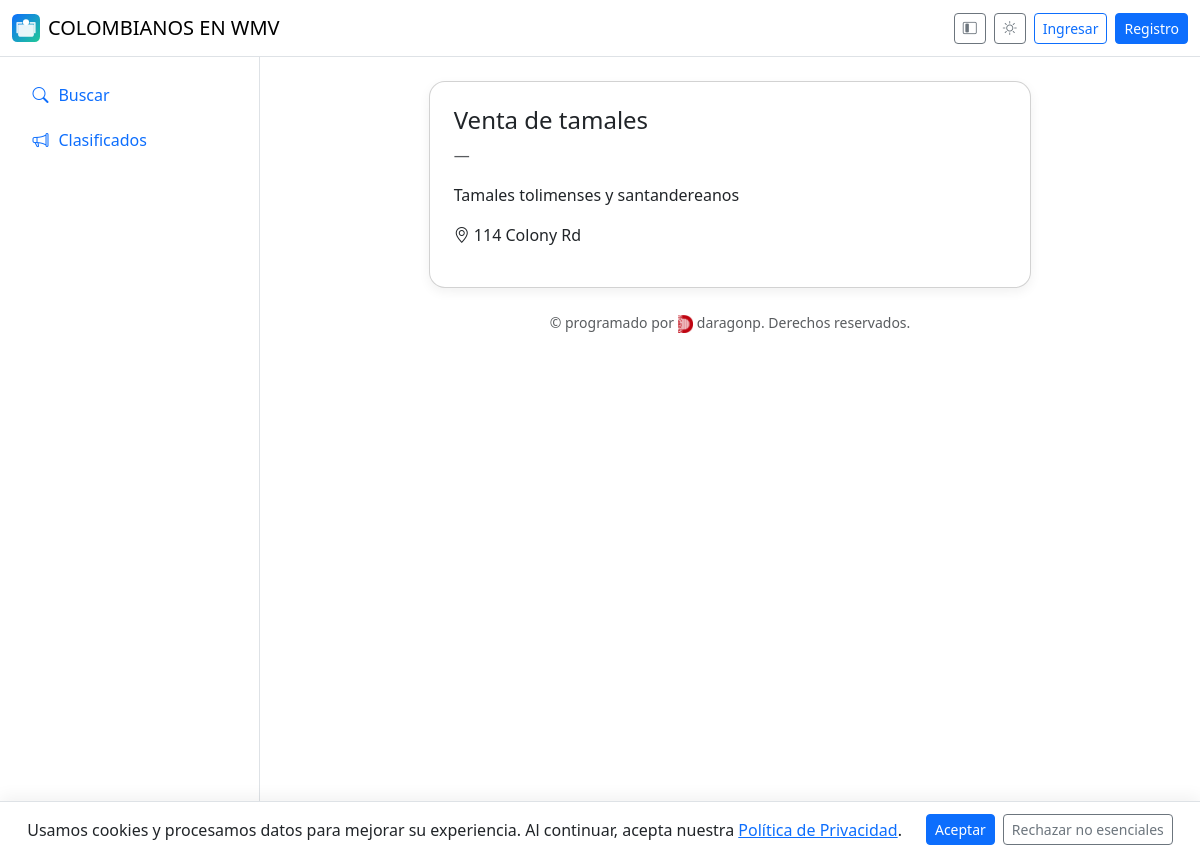
Before: /services/detail/1 with the older database file.
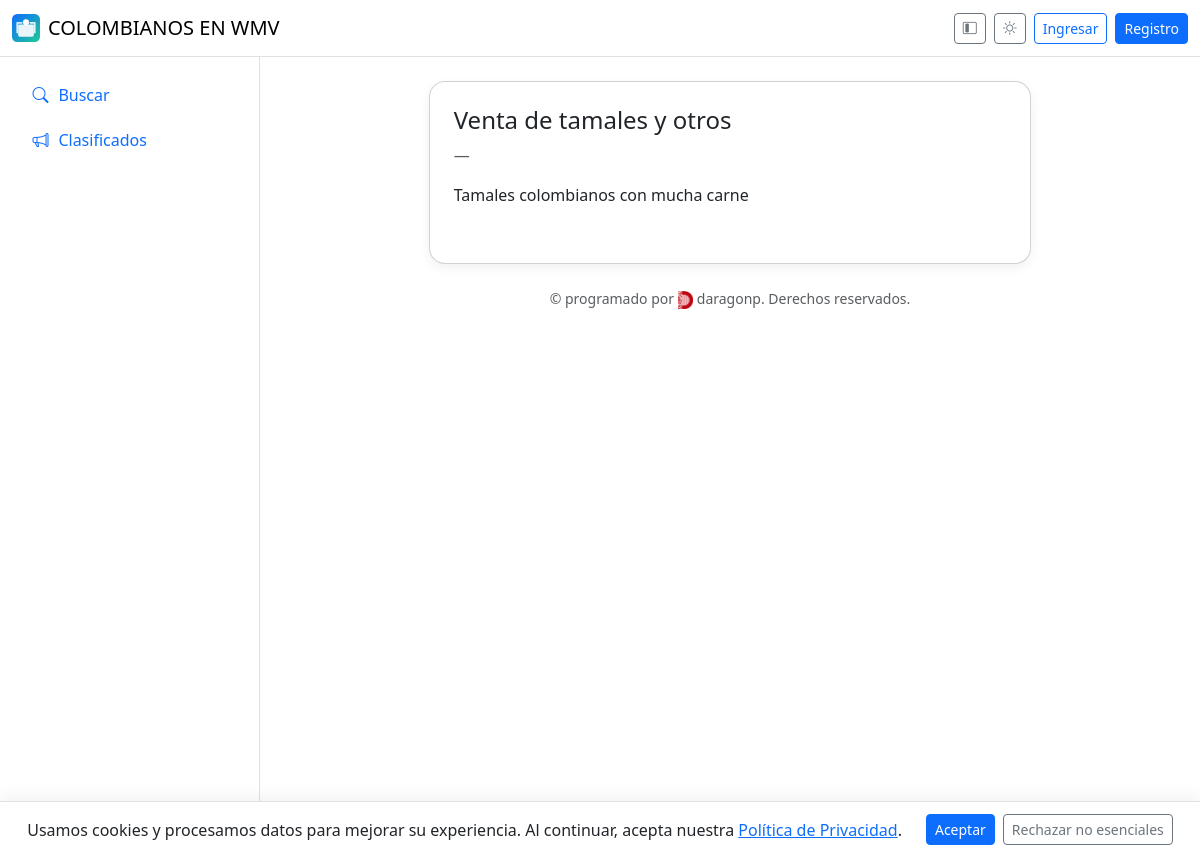
After: the same page with the newer database file.
### app/models.py (models this page shows, shortened)
class Service(db.Model):
    __tablename__ = "service"
    id = db.Column(db.Integer, primary_key=True)
    title = db.Column(db.String(200), nullable=False)
    description = db.Column(db.Text)
    website = db.Column(db.String(255))
    social = db.Column(db.String(255))
    address = db.Column(db.String(255))
    owner_id = db.Column(db.Integer, db.ForeignKey("user.id"), nullable=False)
    contact_name = db.Column(db.String(150))
    contact_email = db.Column(db.String(255))
    contact_phone = db.Column(db.String(50))
    status = db.Column(db.String(20), default=ServiceStatus.PENDING.value)
    is_active = db.Column(db.Boolean, default=False)
    is_deleted = db.Column(db.Boolean, default=False)
    created_at = db.Column(db.DateTime, default=datetime.utcnow)
    approved_by = db.Column(db.Integer, db.ForeignKey("user.id"))
    approved_at = db.Column(db.DateTime)
    rejected_by = db.Column(db.Integer, db.ForeignKey("user.id"))
    rejected_at = db.Column(db.DateTime)

### app/services.py (the view)
@services_bp.route("/detail/<int:service_id>")
def detail(service_id):
    s = Service.query.get_or_404(service_id)
    if not s.is_deleted and (s.is_active and s.status==ServiceStatus.APPROVED.value or (current_user.is_authenticated and (current_user.id==s.owner_id or _is_admin()))):
        return render_template("services/detail.html", s=s)
    flash("Servicio no disponible.", "warning")
    return redirect(url_for("main.index"))

### app/templates/services/detail.html (shortened to what this page needs)
{% extends "base.html" %}
{% block content %}
<div class="row">
  <div class="col-lg-8 mx-auto">
    <div class="card card-shadow p-4">
      <h1 class="h4">{{ s.title }}</h1>
      <p class="text-muted">{{ s.business_name }} — {{ s.person_name }}</p>
      <p>{{ s.description | nl2br | safe if s.description }}</p>
      <ul class="list-unstyled">
        {% if s.address %}<li><i class="bi bi-geo-alt"></i> {{ s.address }}</li>{% endif %}
      </ul>
    </div>
  </div>
</div>
{% endblock %}

Changed rows visible on the page:
changed Service: title "Venta de tamales" → "Venta de tamales y otros"; description "Tamales tolimenses y santandereanos" → "Tamales colombianos con mucha carne"; address "114 Colony Rd" → (not shown)
